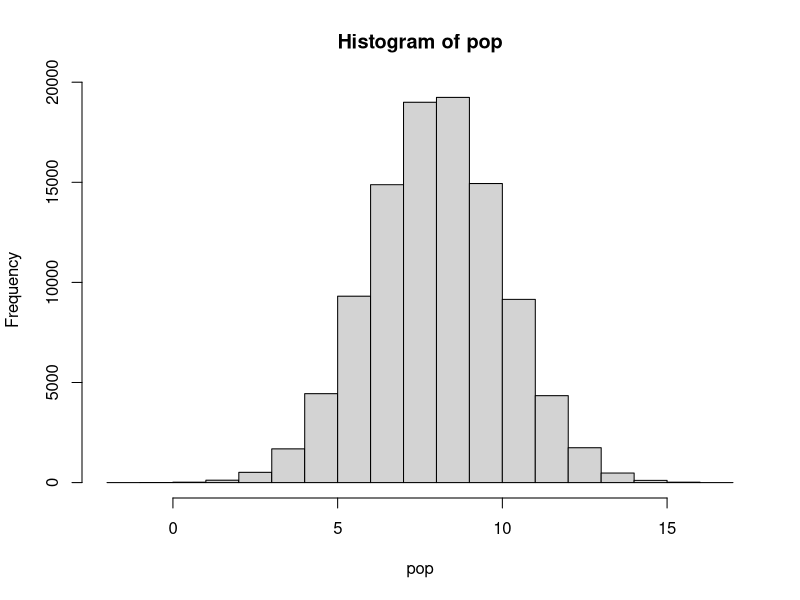
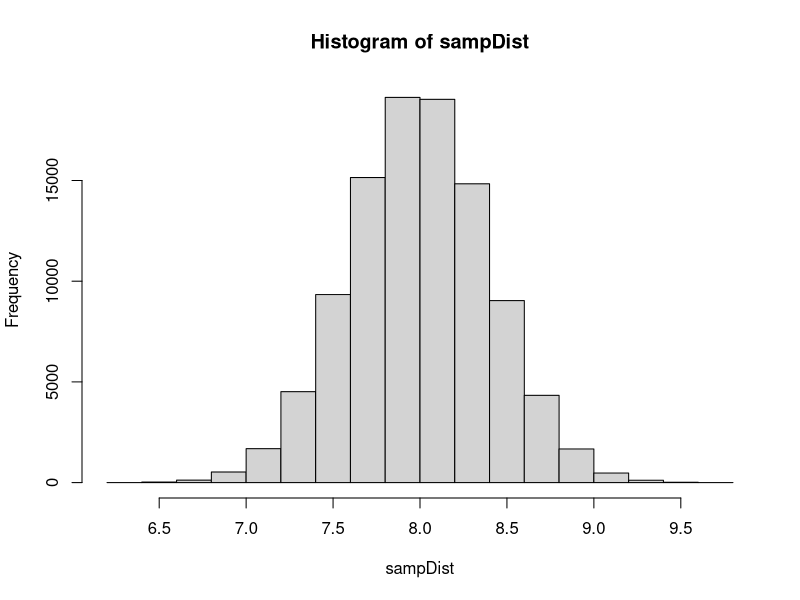

Generate these figures, in order, with R:
dat<-c(5.9, 7.2, 7.3, 6.3, 8.1, 6.8, 7.0, 7.6, 6.8, 6.5, 7.0, 6.3, 7.9,9.0, 8.2, 8.7, 7.8, 9.7, 7.4, 7.7, 9.7, 7.8,7.7, 11.6, 11.3, 11.8, 10.7)
m1<-mean(dat)
m2<-median(dat)
s1<-sd(dat)
pcv<-s1/m1
m1
m2
s1
pcv

#problem 2
x<-c(0,1,2,3,4,5,6,7)
f<-c(18, 37, 42, 30, 13, 7, 2, 1)
x_bar<- sum(f*x)/sum(f)
x_bar
se<-sqrt(x_bar/sum(f))
se




set.seed(1)
pop <- rnorm(100000, 8, 2)
length(pop)
hist(pop)
mean(pop)
sampleChamp <- sample(pop,1000, replace=TRUE)
#sampleChamp
mean(sampleChamp)
sampDist <- replicate(100000,mean(sample(pop, 25,replace=TRUE)))
sampDist
hist(sampDist)

x_bar<-2.6
samplesize<-36
s<-0.3
lower<-x_bar-(qnorm(0.975,0,1))*(s/sqrt(samplesize))
upper<-x_bar+(qnorm(0.975,0,1))*(s/sqrt(samplesize))
lower
upper
lower1<-x_bar-(qnorm(0.995,0,1))*(s/sqrt(samplesize))
upper1<-x_bar+(qnorm(0.995,0,1))*(s/sqrt(samplesize))
lower1
upper1